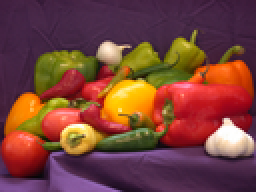
%> input picture Pics/peppers.png, 128 x 96 px, shrunk from 512 x 384 before the run (shown 2 times larger)
$ octave ParaOpt.m   (GNU Octave 9; MATLAB toolbox functions it lacks are replaced by stand-ins)
%> lines starting %> are read from the running program, lines starting %| are printed output that depends on the picture
### ImgRecovery.m
function [img, comb, mask] = ImgRecovery(filename, percentage, sigma1, sigma2, p, delta, KernelFcn, roundScheme, samplingScheme)

    orImg = imread(filename);
    size(orImg)
    greyImg = genGreyImg(filename);
    switch samplingScheme
        case "Uniform"
            mask = genUnif(orImg, percentage);
        case "Random"
            mask = genRand(orImg, percentage);
        otherwise
            pass
    end
    comb = combineMaskedImg(orImg, greyImg, mask);
    sz = size(mask);
    img = uint8(zeros([sz, 3]));

    KD = genKD(mask, greyImg, sigma1, sigma2, p, KernelFcn);
    K = genKOmega(mask, greyImg, sigma1, sigma2, p, KernelFcn);

    Ksz = size(K);

    fr = genfs(comb, mask, 1);
    fg = genfs(comb, mask, 2);
    fb = genfs(comb, mask, 3);

    ar = genAs(KD, delta, fr);
    ag = genAs(KD, delta, fg);
    ab = genAs(KD, delta, fb);

    rlayer = zeros(sz);
    glayer = zeros(sz);
    blayer = zeros(sz);

    parfor i = 1:Ksz(3)
        rlayer(:, i) =  K(:, :, i) * ar;
        glayer(:, i) =  K(:, :, i) * ag;
        blayer(:, i) =  K(:, :, i) * ab;
    end

    switch roundScheme
        case "Rescale"
            rlayer = recaleRound(rlayer, [0, 255, min(rlayer, [], "all"), max(rlayer, [], "all")]);
            glayer = recaleRound(glayer, [0, 255, min(glayer, [], "all"), max(glayer, [], "all")]);
            blayer = recaleRound(blayer, [0, 255, min(blayer, [], "all"), max(blayer, [], "all")]);
        case "MinMax"
            rlayer = minmaxRound(rlayer, [0, 255, min(rlayer, [], "all"), max(rlayer, [], "all")]);
            glayer = minmaxRound(glayer, [0, 255, min(glayer, [], "all"), max(glayer, [], "all")]);
            blayer = minmaxRound(blayer, [0, 255, min(blayer, [], "all"), max(blayer, [], "all")]);
        otherwise
            error("ERROR IN ROUND SCHEME!")
    end

    img(:, :, 1) = uint8(rlayer);
    img(:, :, 2) = uint8(glayer);
    img(:, :, 3) = uint8(blayer);


end

### genGreyImg.m
function greyImg = genGreyImg(filename)
    img = imread(filename);
    greyImg = repmat(round(0.3 * img(:, :, 1) + 0.59 * img(:, :, 2) + 0.11 * img(:, :, 3)), [1, 1, 3]);

end

### genUnif.m
function mask = genUnif(img, percent)
    percent = 0.01 * percent;
    imgsz = size(img);
    numPixel = imgsz(1) * imgsz(2);
    numSelectedPix = round(numPixel * percent);
    if numSelectedPix < 1
        errordlg('Sample number less than 1 pixel.')
    end

    interval = round(numPixel / numSelectedPix);
    i = 1;
    mask = zeros(imgsz(1), imgsz(2));
    while i <= imgsz(1)*imgsz(2)
        mask(i) = 1;
        i = i + interval;
    end

end

### combineMaskedImg.m
function combined = combineMaskedImg(img, greyImg, mask)

    % Assuming in mask, 1s have original colour and are greyscaled otherwise
    combined = greyImg;
    idx = find(mask);
    for i = 1:3
        slice = combined(:, :, i);
        imgSlice = img(:, :, i);
        slice(idx) = imgSlice(idx);
        combined(:, :, i) = slice;
    end

end

### genKD.m
function KD = genKD(mask, greyImg, sigma1, sigma2, p, KernelFcn)
    Dset = find(mask);
    [Dsetr, Dsetc] = ind2sub(size(mask), Dset);

    tempGreyImg = greyImg(:, :, 1);
    DgreyImg = tempGreyImg(Dset);

    % [r, c] = find(tril(true(sz)));

    KD = reKernal([Dsetr, Dsetc], [Dsetr, Dsetc], DgreyImg, DgreyImg, sigma1, sigma2, p, KernelFcn);

end

### reKernal.m
function K = reKernal(x, y, gamma_x, gamma_y, sigma1, sigma2, p, KernelFcn)
    % x and y are coords of pixels, vector like
    % gamma_x and gamma_y are greyscaled value of x and y
    % sigma1, sigma2 and p are parameters
    % KernelFcn is the name of kernel function used
    gamma_x = double(gamma_x);
    gamma_y = double(gamma_y);

    % Squared Euclidean distance matrix (N×M)
    distMat = pdist2(y, x);

    % Compute grayscale differences (N×M)
    gammaDiff = abs(gamma_x' - gamma_y);

    switch KernelFcn
        case "Gaussian"
            K = gaussianKernel(distMat ./ sigma1) ...
                .* gaussianKernel(gammaDiff .^ p ./ sigma2);

        case "CSRBF"
            K = CSRBF(distMat ./ sigma1) ...
                .* CSRBF(gammaDiff .^ p ./ sigma2);

        otherwise
            error("Kernel Function Name Error.")
    end

end

### genKOmega.m
function K = genKOmega(mask, greyImg, sigma1, sigma2, p, KernelFcn, interval)
    q = 0.5;

    sz = size(mask);
    rOmega = sz(1);
    cOmega = sz(2);

    Dset = find(mask);
    [Dsetr, Dsetc] = ind2sub(sz, Dset);
    DLoc = [Dsetr, Dsetc];

    nTotal = length(Dset);
    K = zeros(rOmega, nTotal, cOmega);

    tempGreyImg = greyImg(:, :, 1);
    DgreyImg = tempGreyImg(Dset);


    % if cOmega >= q * nTotal
        parfor i = 1:cOmega
            xLoc = [(1:rOmega)', i*ones(rOmega, 1)];
            K(:, :, i) = reKernal(xLoc, DLoc, tempGreyImg(:, i), DgreyImg, sigma1, sigma2, p, KernelFcn)';
        end
    % [22 lines of commented-out code are left out]


end

### genfs.m
function fs = genfs(maskedImg, mask, s)
    idx = find(mask);
    n = size(idx, 1);

    fs = zeros([n, 1]);
    sz = size(mask);
    for i = 1:n
        [ir, ic] = ind2sub(sz, idx(i));
        fs(i) = Dmap(ir, ic, s, maskedImg, mask);
    end

end

### Dmap.m
function f = Dmap(r, c, s, maskedImage, mask)
    % This function gives the rgb of a given pixel (r, c) in coloured set D
    % Generate components of f^s in the given lecture.
    % r, c: row and column
    % s: number of rgb, r: 1; g: 2; b:3
    % orImage: original image
    % mask: image mask, coloured with 1s and grey in 0s
    if s < 1 || s > 3
        error("Invaild layer. s should be an integer within [1, 3]")
    end

    if mask(r, c) == 1
        f = maskedImage(r, c, s);
    elseif mask(r, c) == 0
        error("Pixel seclected is not in coloured set.")
    else
        error("Mask input is illegal.")
    end
end

### genAs.m
function coef = genAs(KD, delta, fs)
    [n, ~] = size(KD);
    coef = (KD + n * delta * eye(size(KD))) \ fs;

end

### minmaxRound.m
function r = minmaxRound(x, lim)
% This function gives the limit round shceme
    if lim(1) > lim(2)
        error("Round limit illegal.")
    end
    r = uint8(x);
    r(r < uint8(lim(1))) = uint8(lim(1));
    r(r > uint8(lim(2))) = uint8(lim(2));

end

### objectiveFcn.m
function f = objectiveFcn(filename, percentage, para, delta, KernelFcn, roundScheme, samplingScheme)
    sigma1 = para(1);
    sigma2 = para(2);
    p = para(3);
    [rev, ~, mask] = ImgRecovery(filename, percentage, sigma1, sigma2, p, delta, KernelFcn, roundScheme, samplingScheme);
%> in ImgRecovery, orImg is the input picture: size 96x128x3 uint8; mean R, G, B 120.7, 66.4, 57.7
%> after the loop in genUnif, `while i <= imgsz(1)*imgsz(2)`:
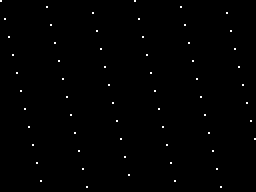
%> mask: size 96x128 double (shown 2 times larger); values 0 (black) and 1 (white), 0.5% white in thin lines or dots
%> in combineMaskedImg, `idx = find(mask);`: idx = 62 values from 1 to 12262
%> after the loop in combineMaskedImg, `for i = 1:3`:
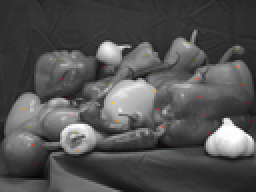
%> combined: size 96x128x3 uint8 (shown 2 times larger); mean R, G, B 82, 81.7, 81.6
%> in genKD, `[Dsetr, Dsetc] = ind2sub(size(mask), Dset);`: Dsetr = 62 values, max 94 at index 22, min 1 at index 1, mean 46.34; Dsetc = 62 values from 1 to 128
%> in genKD, `DgreyImg = tempGreyImg(Dset);`: DgreyImg = 62 values, max 203 at index 25, min 27 at index 41, mean 85.31
%> in reKernal, `gamma_x = double(gamma_x);`: gamma_x has the same summary as DgreyImg in genKD
%> in reKernal, `gamma_y = double(gamma_y);`: gamma_y has the same summary as DgreyImg in genKD
%> in genKOmega, `DLoc = [Dsetr, Dsetc];`: DLoc = 62 rows, first 12: [1 1; 10 3; 19 5; 28 7; 37 9; 46 11; 55 13; 64 15; 73 17; 82 19; 91 21; 4 24]
%> in genKOmega, `nTotal = length(Dset);`: nTotal = 62
%> the loop in genfs, `for i = 1:n` made 62 passes
%> (ir, ic, f in Dmap) on passes 1 to 12: (1, 1, 64), (10, 3, 65), (19, 5, 67), (28, 7, 68), (37, 9, 69), (46, 11, 67), (55, 13, 255), (64, 15, 154), (73, 17, 226), (82, 19, 116), (91, 21, 102), (4, 24, 65)
%> after the loop in genfs, `for i = 1:n`: fs = 62 values, max 255 at index 7, min 51 at index 37, mean 129.8
%> in ImgRecovery, `fr = genfs(comb, mask, 1);`: fr has the same summary as fs in genfs
%> the loop in genfs (call 2), `for i = 1:n` made 62 passes
%> (ir, ic, f in Dmap) on passes 1 to 12: (1, 1, 31), (10, 3, 34), (19, 5, 35), (28, 7, 37), (37, 9, 35), (46, 11, 33), (55, 13, 137), (64, 15, 137), (73, 17, 62), (82, 19, 8), (91, 21, 60), (4, 24, 34)
%> in ImgRecovery, `fg = genfs(comb, mask, 2);`: fg = 62 values, max 203 at index 28, min 5 at index 60, mean 68.55
%> in ImgRecovery, `fb = genfs(comb, mask, 3);`: fb = 62 values, max 170 at index 25, min 0 at index 7, mean 53.44
%> in genAs, `coef = (KD + n * delta * eye(size(KD))) \ fs;`: coef = 62 values, max 4234.1 at index 9, min -4669.7 at index 37, mean 2.3
%> in ImgRecovery, `ar = genAs(KD, delta, fr);`: ar has the same summary as coef in genAs
%> in ImgRecovery, `ag = genAs(KD, delta, fg);`: ag = 62 values, max 2451.8 at index 52, min -2189.3 at index 40, mean 3.21
%> in ImgRecovery, `ab = genAs(KD, delta, fb);`: ab = 62 values, max 6688.2 at index 25, min -3977.5 at index 28, mean 4.23
%> after the loop in ImgRecovery, `parfor i = 1:Ksz(3)`:
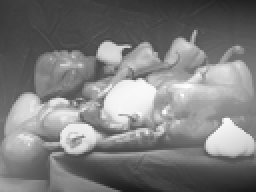
%> rlayer: size 96x128 double (shown 2 times larger); min 24.11, max 254.2, mean 125.1
%> in ImgRecovery, `img(:, :, 3) = uint8(blayer);`:
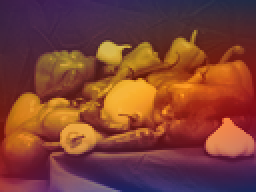
%> img: size 96x128x3 uint8 (shown 2 times larger); mean R, G, B 125.1, 63.8, 53.1
%> in objectiveFcn, `Dset = find(mask);`: Dset = 62 values from 1 to 12262
%> in objectiveFcn, `m = size(Dset, 1);`: m = 62
%> the loop in objectiveFcn, `for i = 1:3` made 3 passes
%> f on passes 1 to 3: 5554, 9018, 14114
%> in objectiveFcn, `f = f/(3*m);`: f = 75.88
%> the loop in genUnif (call 2), `while i <= imgsz(1)*imgsz(2)` made 62 passes
%> i on passes 1 to 12: 202, 403, 604, 805, 1006, 1207, 1408, 1609, 1810, 2011, 2212, 2413
%> call 3 of ImgRecovery, with percentage = 0.5, sigma1 = 123.6, sigma2 = 194.3, p = 24.07, delta = 0.0002, KernelFcn = 'Gaussian', roundScheme = 'MinMax', samplingScheme = 'Uniform'
%> after the loop in ImgRecovery (call 3), `parfor i = 1:Ksz(3)`:
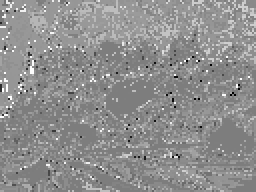
%> blayer: size 96x128 double (shown 2 times larger); min -313.7, max 324.2, mean 44.9; drawn with min black and max white
%> after the loop in ImgRecovery (call 3), `parfor i = 1:Ksz(3)`:
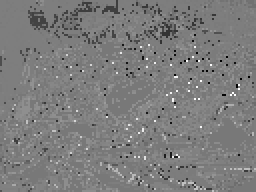
%> rlayer: size 96x128 double (shown 2 times larger); min -1301.6, max 1453.1, mean 48.4; drawn with min black and max white
%> in ImgRecovery (call 3), `img(:, :, 3) = uint8(blayer);`:
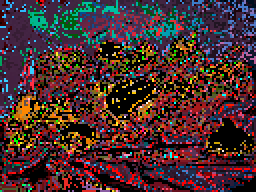
%> img: size 96x128x3 uint8 (shown 2 times larger); mean R, G, B 73.1, 46, 47.6
    Dset = find(mask);
    orImg = imread(filename);
    m = size(Dset, 1);
    f = 0;
    for i = 1:3
        revl = rev(:, :, i);
        orImgl = orImg(:, :, i);
        f = f + sum(sum((revl(Dset) - orImgl(Dset)).^2));
    end
    f = f/(3*m);

end

### gaussianKernel.m
function k = gaussianKernel(r)
    % This function gives a Gaussian Kernel.
    % Note that r >= 0.
    k = exp(-r.^2);
end

### ParaOpt.m
clear all
close all
clc

% sigma1 = 100;
% sigma2 = 100;
% p = 1/2;
percentage = 0.5;
delta = 2e-4;
KernelFcn = "Gaussian";
roundScheme = "MinMax";
samplingScheme = "Uniform";
filename = 'D:\MyDesktop\MMSC Materials\Case Study _ SC\Project_Image_Colourisation\ImageColourisationApp\Pics\peppers.png';

% f = objectiveFcn(filename, percentage, sigma1, sigma2, p, delta, KernelFcn, roundScheme, samplingScheme)
f = @(para) objectiveFcn(filename, percentage, para, delta, KernelFcn, roundScheme, samplingScheme);
par0 = [100, 100, 1/2];

options = optimset('Display','iter','PlotFcns',@optimplotfval);
[x,fval,exitflag,output] = fminsearch(f,par0,options)
